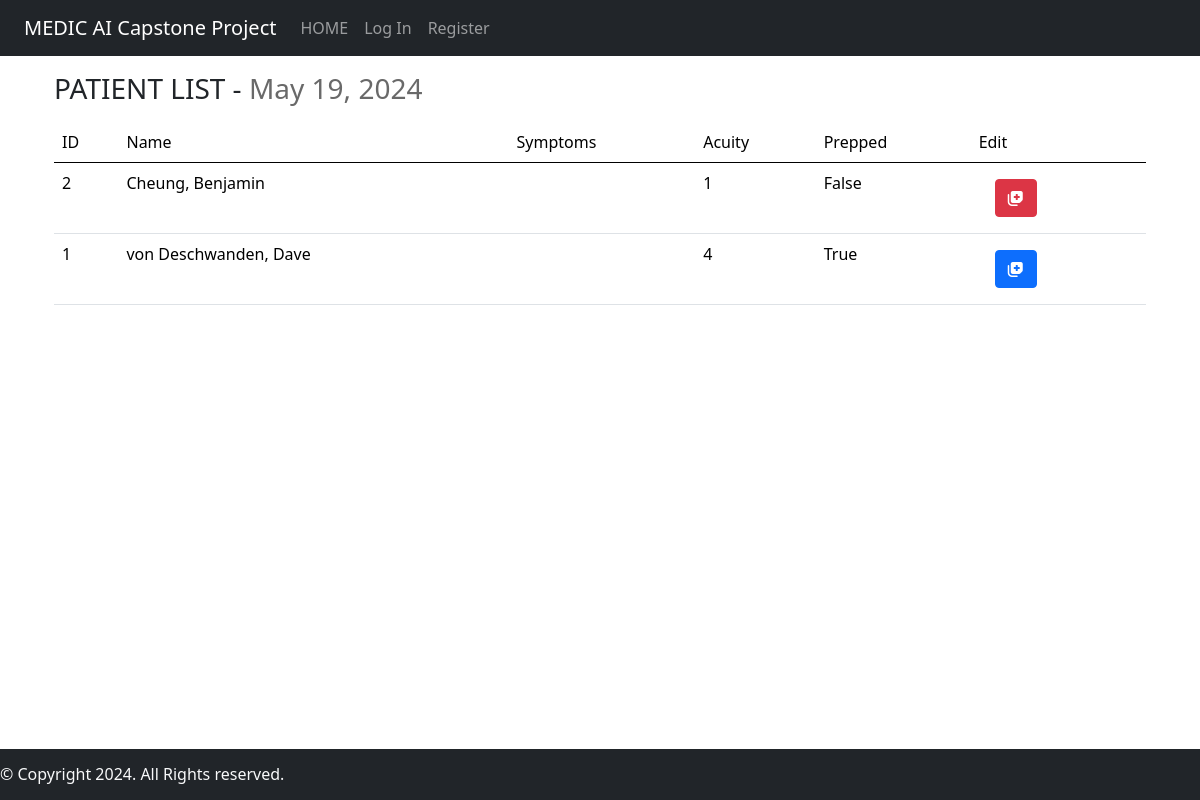
Page /patientlist on the earlier database version.
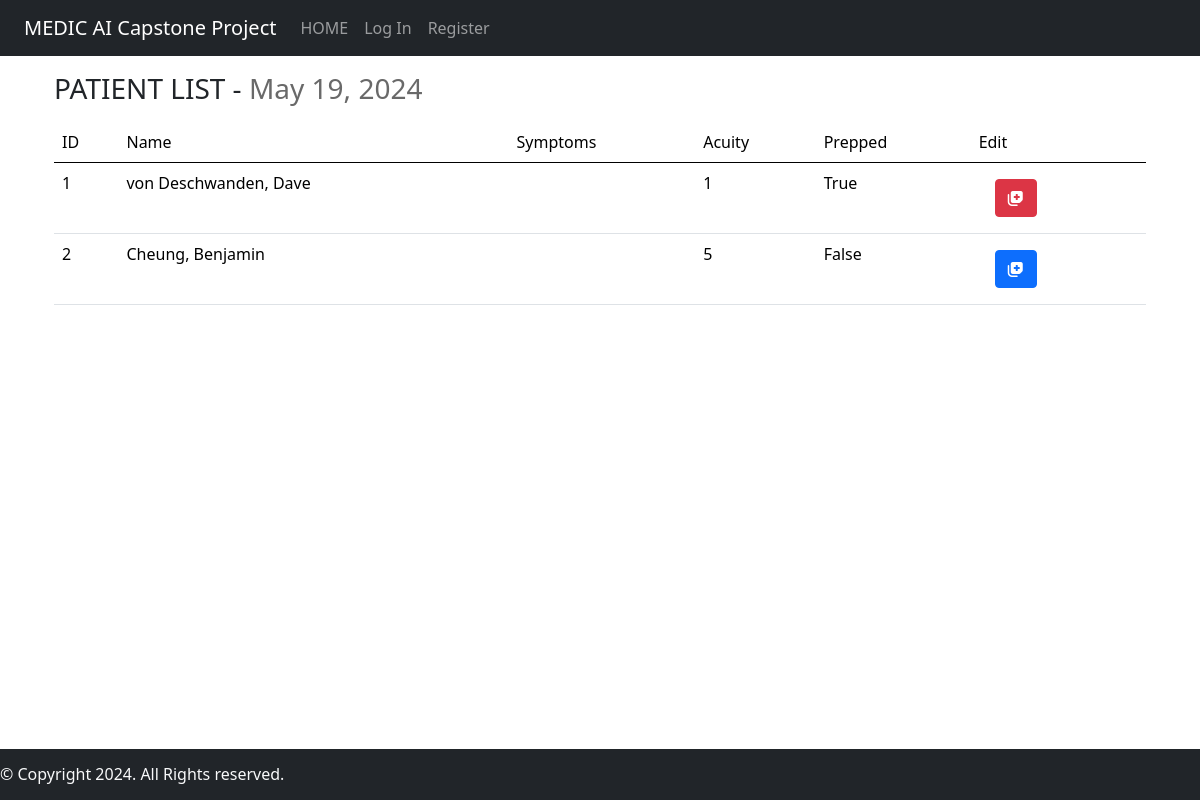
Same page on the later database version.
### medicAI/models.py (models this page shows)
class Hospital_Visit(models.Model):
    ACUITY_CHOICES = [
        ('1', '1'),
        ('2', '2'),
        ('3', '3'),
        ('4', '4'),
        ('5', '5'),
    ]
    patient = models.ForeignKey(Patient, on_delete=models.CASCADE)
    symptom_start_date = models.DateField(default=timezone.now, blank=True)
    acuity = models.CharField(max_length=1, choices=ACUITY_CHOICES, default='5')
    temperature = models.DecimalField(
        max_digits=3,
        decimal_places=1,
        null=True,
        blank=True,
        validators=[MinValueValidator(30), MaxValueValidator(45)]
    )
    heart_rate = models.IntegerField(null=True, blank=True)
    prescription = models.CharField(max_length=200, blank=True)
    diagnosis = models.CharField(max_length=200, blank=True)
    seen_nurse = models.BooleanField(default=False)
    er_doctor = models.ForeignKey(User, on_delete=models.CASCADE, null=True)
    symptoms = models.CharField(max_length=500, null=True, blank=True )

class Patient(models.Model):
    BLOOD_TYPE = [
        ('AB+', 'AB+'),
        ('AB-', 'AB-'),
        ('A+', 'A+'),
        ('A-', 'A-'),
        ('B+', 'B+'),
        ('B-', 'B-'),
        ('O+', 'O+'),
        ('O-', 'O-'),
    ]
    SEX_CHOICES = [
        ('Male', 'Male'),
        ('Female', 'Female'),
        ('Other', 'Other'),
    ]
    first_name = models.CharField(max_length=64)
    last_name = models.CharField(max_length=64)
    dob = models.DateField()
    address = models.CharField(max_length=64, blank=True)
    phone_number = models.CharField(max_length=10, blank=True)
    height = models.IntegerField(blank=True)
    weight = models.IntegerField(blank=True)
    sex = models.CharField(max_length=6, choices=SEX_CHOICES)
    ohip = models.CharField(max_length=12)
    blood_type = models.CharField(
        max_length=3,
        choices=BLOOD_TYPE,
        default="",
        blank=True
    )

### medicAI/views.py (the view)
# urls.py: path("patientlist", views.patientlist, name="patientlist"),
def patientlist(request):
    all_hospital_visits = Hospital_Visit.objects.all().order_by('acuity')
    print(all_hospital_visits)
    context = {
        "hospital_visits": all_hospital_visits,
        "date": datetime.today().date()
    }
    return render(request, "medicAI/patientlist.html", context)

### medicAI/templates/medicAI/patientlist.html (shortened to what this page needs)
{% extends "medicAI/layout.html" %}
{% load l10n %}
{% block body %}
    <div class="container">
        <h3 style="margin: 1rem 0;">PATIENT LIST - <span style="color: dimgray;">{{ date|localize }}</span></h3>
        {% if hospital_visits %}
        <table class="table table-hover">
            <thead>
                <tr>
                    <td class="col">ID</td>
                    <td class="col">Name</td>
                    <td class="col">Symptoms</td>
                    <td class="col">Acuity</td>
                    <td class="col">Prepped</td>
                    <td class="col">Edit</td>
                </tr>
            </thead>
            {% for visit in hospital_visits %}
            <tr>
                <td>{{ visit.id }}</td>
                <td>{{ visit.patient.last_name }}, {{ visit.patient.first_name }}</td>
                <td>
                </td>
                <td>{{visit.acuity}}</td>
                <td>{{visit.seen_nurse}}</td>
                <td class=" text-left">
                    {% if visit.acuity == "1" %}
                    <a class="nav-link link-light" href="{% url 'patientinfo' patient_id=visit.patient.id %}">
                        <button type="button" class="btn btn-danger">
                            <i class="fa-solid fa-notes-medical"></i>
                        </button>
                    </a>
                    {% elif visit.acuity > "1" and "4" > visit.acuity %}
                    <a class="nav-link link-light" href="{% url 'patientinfo' patient_id=visit.patient.id %}">
                        <button type="button" class="btn btn-warning">
                            <i class="fa-solid fa-notes-medical"></i>
                        </button>
                    </a>
                    {% else %}
                    <a class="nav-link link-light" href="{% url 'patientinfo' patient_id=visit.patient.id %}">
                        <button type="button" class="btn btn-primary">
                            <i class="fa-solid fa-notes-medical"></i>
                        </button>
                    </a>
                    {% endif %}
                </td>
            </tr>
            {% endfor %}
        </table>
        {% endif %}
    </div>
{% endblock %}

Differences in the rows shown:
changed Hospital_Visit "True": acuity "4" → "1"; moves up the list
changed Hospital_Visit "False": acuity "1" → "5"
